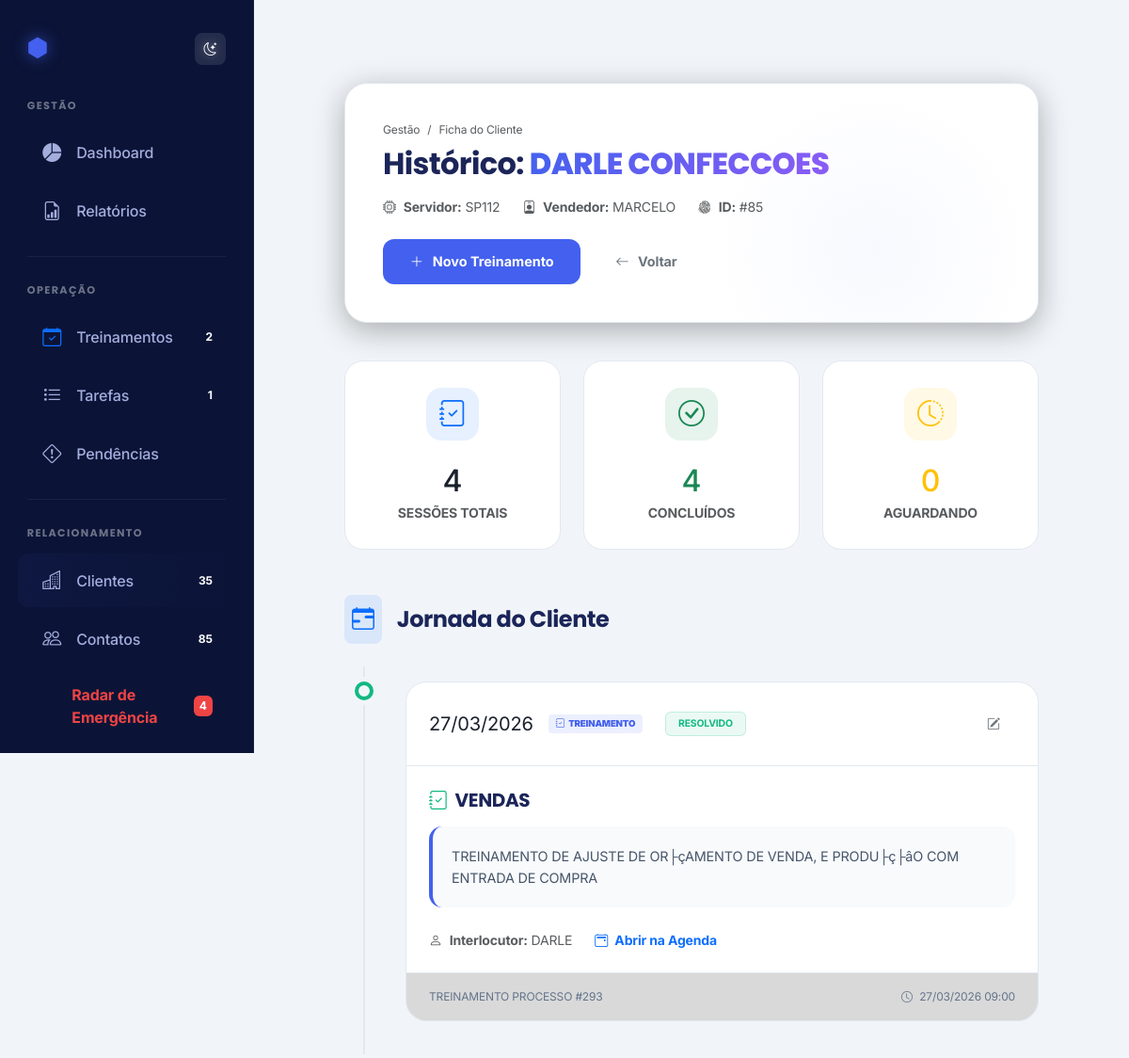
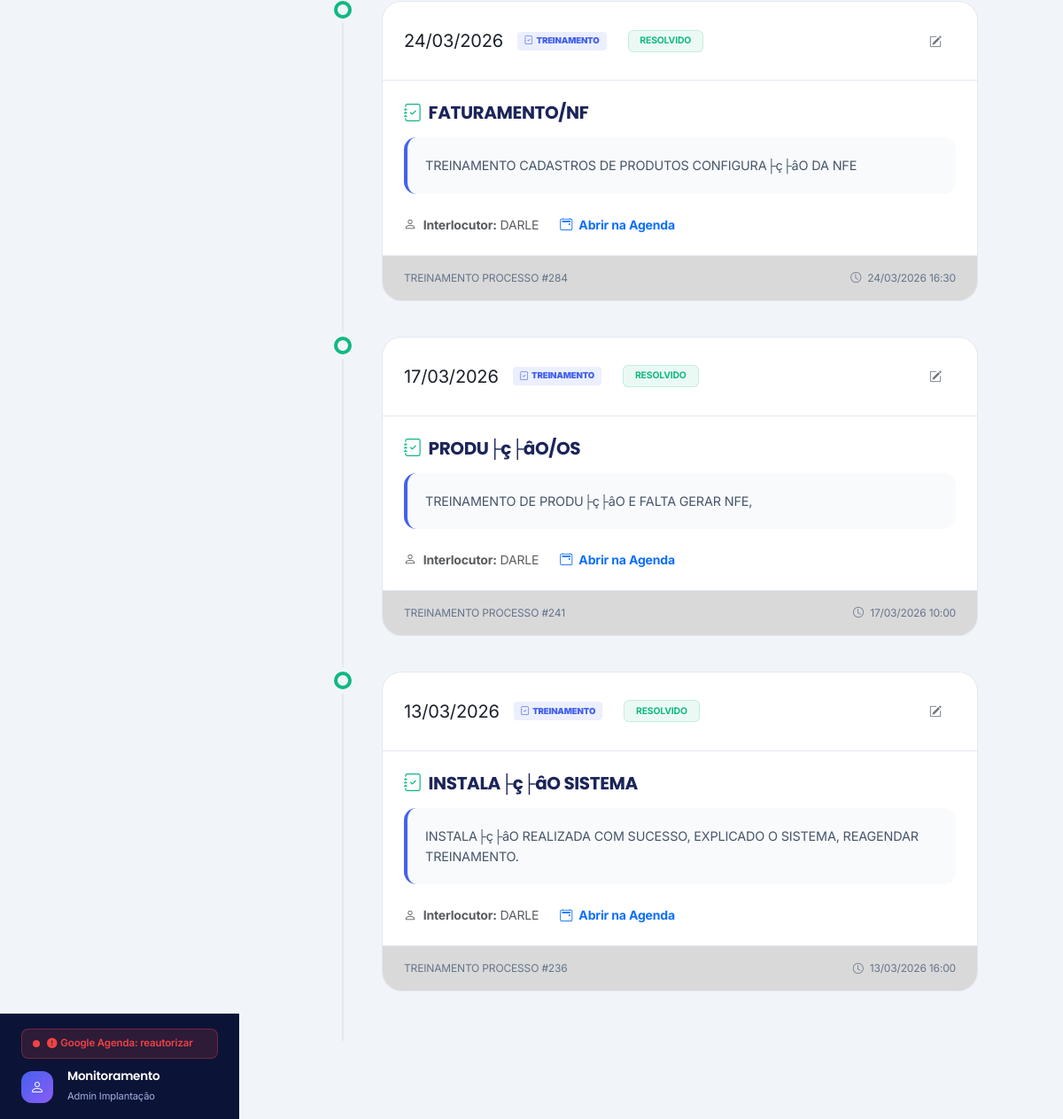
/treinamentos_cliente.php?id_cliente=85, run on the app's committed database (2 pictures, top to bottom).
### tables this page shows
CREATE TABLE `clientes` (
  `id_cliente` int NOT NULL AUTO_INCREMENT,
  `data_criacao` timestamp NULL DEFAULT CURRENT_TIMESTAMP,
  `fantasia` varchar(255) NOT NULL,
  `servidor` varchar(255) DEFAULT NULL,
  `vendedor` varchar(255) DEFAULT NULL,
  `telefone_ddd` varchar(20) DEFAULT NULL,
  `observacao` text,
  `anexo` varchar(255) DEFAULT NULL,
  `status` enum('EM ANDAMENTO','CONCLUIDA','CANCELADA') DEFAULT 'EM ANDAMENTO',
  `data_inicio` date NOT NULL,
  `data_fim` date DEFAULT NULL,
  `emitir_nf` enum('Sim','N├úo') DEFAULT 'N├úo',
  `configurado` enum('Sim','N├úo') DEFAULT 'N├úo',
  `status_tratativa` enum('pendente','em_tratativa') DEFAULT 'pendente',
  `data_inicio_tratativa` datetime DEFAULT NULL,
  `num_licencas` int DEFAULT '0',
  `serial` varchar(100) DEFAULT '',
  `recursos` varchar(255) DEFAULT NULL,
  PRIMARY KEY (`id_cliente`),
  KEY `idx_fantasia` (`fantasia`),
  KEY `idx_data_criacao` (`data_criacao`),
  KEY `idx_status_tratativa` (`status_tratativa`)
);

CREATE TABLE `treinamentos` (
  `id_treinamento` int NOT NULL AUTO_INCREMENT,
  `data_criacao` timestamp NULL DEFAULT CURRENT_TIMESTAMP,
  `id_cliente` int NOT NULL,
  `id_contato` int DEFAULT NULL,
  `fantasia` varchar(255) DEFAULT NULL,
  `nome_contato` varchar(255) DEFAULT NULL,
  `telefone_contato` varchar(20) DEFAULT NULL,
  `data_treinamento` datetime DEFAULT NULL,
  `tema` text NOT NULL,
  `anexo` varchar(255) DEFAULT NULL,
  `status` enum('PENDENTE','RESOLVIDO') DEFAULT 'PENDENTE',
  `observacoes` text,
  `tipo_pendencia_encerramento` varchar(20) DEFAULT NULL,
  `data_treinamento_encerrado` datetime DEFAULT NULL,
  `google_event_id` varchar(255) DEFAULT NULL,
  `google_event_link` varchar(500) DEFAULT NULL,
  `google_agenda_link` varchar(500) DEFAULT NULL,
  `observacao_encerramento` text,
  PRIMARY KEY (`id_treinamento`),
  KEY `idx_id_cliente` (`id_cliente`),
  KEY `idx_id_contato` (`id_contato`),
  KEY `idx_status` (`status`),
  KEY `idx_data_criacao` (`data_criacao`),
  KEY `idx_google_event_id` (`google_event_id`),
  KEY `idx_google_event_link` (`google_event_link`),
  CONSTRAINT `treinamentos_ibfk_1` FOREIGN KEY (`id_cliente`) REFERENCES `clientes` (`id_cliente`) ON DELETE CASCADE,
  CONSTRAINT `treinamentos_ibfk_2` FOREIGN KEY (`id_contato`) REFERENCES `contatos` (`id_contato`) ON DELETE SET NULL
);

CREATE TABLE `contatos` (
  `id_contato` int NOT NULL AUTO_INCREMENT,
  `data_criacao` timestamp NULL DEFAULT CURRENT_TIMESTAMP,
  `id_cliente` int NOT NULL,
  `nome` varchar(255) NOT NULL,
  `email` varchar(150) DEFAULT NULL,
  `cargo` varchar(100) DEFAULT NULL,
  `telefone_ddd` varchar(20) DEFAULT NULL,
  `observacao` text,
  `anexo` varchar(255) DEFAULT NULL,
  PRIMARY KEY (`id_contato`),
  KEY `idx_id_cliente` (`id_cliente`),
  KEY `idx_nome` (`nome`),
  KEY `idx_data_criacao` (`data_criacao`),
  KEY `idx_contatos_email` (`email`),
  CONSTRAINT `contatos_ibfk_1` FOREIGN KEY (`id_cliente`) REFERENCES `clientes` (`id_cliente`) ON DELETE CASCADE
);

### treinamentos_cliente.php (the view, shortened to what this page needs)
<?php
require_once 'config.php';
$id_cliente = isset($_GET['id_cliente']) ? $_GET['id_cliente'] : null;
$stmtCli = $pdo->prepare("SELECT fantasia, servidor, vendedor FROM clientes WHERE id_cliente = ?");
$stmtCli->execute([$id_cliente]);
$cliente = $stmtCli->fetch();
try {
    $stmtTest = $pdo->prepare("SHOW COLUMNS FROM contatos");
    $stmtTest->execute();
    $colunas = $stmtTest->fetchAll(PDO::FETCH_COLUMN);
    $colunas_disponiveis = [];
    if (in_array('nome', $colunas)) $colunas_disponiveis[] = 'nome';
    if (in_array('email', $colunas)) $colunas_disponiveis[] = 'email';
    if (in_array('telefone_ddd', $colunas)) $colunas_disponiveis[] = 'telefone_ddd';
    $query_contatos = "SELECT id_contato, " . implode(', ', $colunas_disponiveis) . " FROM contatos WHERE id_cliente = ? ORDER BY nome ASC";
    $stmtContatos = $pdo->prepare($query_contatos);
    $stmtContatos->execute([$id_cliente]);
    $contatos = $stmtContatos->fetchAll();
} catch (PDOException $e) {
    $stmtContatos = $pdo->prepare("SELECT id_contato, nome FROM contatos WHERE id_cliente = ? ORDER BY nome ASC");
    $stmtContatos->execute([$id_cliente]);
    $contatos = $stmtContatos->fetchAll();
}
$stmt = $pdo->prepare("SELECT * FROM treinamentos WHERE id_cliente = ? ORDER BY data_treinamento DESC");
$stmt->execute([$id_cliente]);
$treinamentos = $stmt->fetchAll();
$timeline = [];
foreach ($treinamentos as $t) {
    $timeline[] = [
        'data' => $t['data_treinamento'],
        'tipo' => 'treinamento',
        'titulo' => $t['tema'],
        'status' => $t['status'],
        'conteudo' => $t['observacoes'],
        'original' => $t,
        'icone' => 'bi-journal-check',
        'cor' => '#4361ee'
    ];
}
usort($timeline, function($a, $b) {
    return strtotime($b['data']) - strtotime($a['data']);
});
$total_treinamentos = count($treinamentos);
$treinamentos_realizados = 0;
$treinamentos_pendentes = 0;
if ($total_treinamentos > 0) {
    foreach ($treinamentos as $t) {
        $st = strtoupper($t['status'] ?? '');
        if ($st == 'REALIZADO' || $st == 'RESOLVIDO') {
            $treinamentos_realizados++;
        } elseif ($st == 'PENDENTE') {
            $treinamentos_pendentes++;
        }
    }
}
include 'header.php';
?>
<div class="container-fluid px-lg-5 py-5">
    <div class="modern-header gsap-reveal">
        <div class="position-relative z-1">
            <div class="d-flex justify-content-between align-items-center flex-wrap gap-4">
                <div>
                    <nav aria-label="breadcrumb">
                        <ol class="breadcrumb mb-2" style="font-size: 0.75rem;">
                            <li class="breadcrumb-item"><a href="clientes.php" class="text-decoration-none text-muted">Gestão</a></li>
                            <li class="breadcrumb-item active" aria-current="page">Ficha do Cliente</li>
                        </ol>
                    </nav>
                    <h2 class="fw-800 mb-1">Histórico: <span class="title-accent"><?= htmlspecialchars($cliente['fantasia']) ?></span></h2>
                    <div class="d-flex flex-wrap gap-4 mt-3">
                        <div class="text-muted small"><i class="bi bi-cpu me-1"></i> <span class="fw-bold">Servidor:</span> <?= htmlspecialchars($cliente['servidor'] ?: '---') ?></div>
                        <div class="text-muted small"><i class="bi bi-person-badge me-1"></i> <span class="fw-bold">Vendedor:</span> <?= htmlspecialchars($cliente['vendedor'] ?: '---') ?></div>
                        <div class="text-muted small"><i class="bi bi-fingerprint me-1"></i> <span class="fw-bold">ID:</span> #<?= $id_cliente ?></div>
                    </div>
                </div>
                <div class="d-flex gap-2 flex-wrap">
                    <button class="btn-premium btn-primary-premium" data-bs-toggle="modal" data-bs-target="#modalTreinamento">
                        <i class="bi bi-plus-lg"></i> Novo Treinamento
                    </button>
                    <a href="clientes.php" class="btn btn-outline-secondary btn-premium border-0"><i class="bi bi-arrow-left"></i> Voltar</a>
                </div>
            </div>
        </div>
    </div>
    <div class="stats-grid gsap-reveal">
        <div class="stat-card-premium">
            <div class="stat-icon-circle bg-primary bg-opacity-10 text-primary">
                <i class="bi bi-journal-check"></i>
            </div>
            <div class="h2 fw-800 mb-1"><?= $total_treinamentos ?></div>
            <div class="text-muted small fw-bold text-uppercase letter-spacing-1">Sessões Totais</div>
        </div>
        <div class="stat-card-premium">
            <div class="stat-icon-circle bg-success bg-opacity-10 text-success">
                <i class="bi bi-check-circle"></i>
            </div>
            <div class="h2 fw-800 mb-1 text-success"><?= $treinamentos_realizados ?></div>
            <div class="text-muted small fw-bold text-uppercase letter-spacing-1">Concluídos</div>
        </div>
        <div class="stat-card-premium">
            <div class="stat-icon-circle bg-warning bg-opacity-10 text-warning">
                <i class="bi bi-clock-history"></i>
            </div>
            <div class="h2 fw-800 mb-1 text-warning"><?= $treinamentos_pendentes ?></div>
            <div class="text-muted small fw-bold text-uppercase letter-spacing-1">Aguardando</div>
        </div>
    </div>
    <div class="gsap-reveal mt-5">
        <div class="d-flex align-items-center gap-3 mb-4">
            <div class="bg-primary bg-opacity-10 p-2 rounded-3">
                <i class="bi bi-calendar-range fs-4 text-primary"></i>
            </div>
            <h4 class="fw-800 mb-0">Jornada do Cliente</h4>
        </div>
        <?php if (!empty($timeline)): ?>
            <div class="timeline-container">
                <?php foreach ($timeline as $index => $item):
                    $data_t = strtotime($item['data']);
                    $data_br = date('d/m/Y', $data_t);
                    $data_full = date('d/m/Y H:i', $data_t);
                    $tipo = $item['tipo'];
                    $status = strtoupper($item['status'] ?? 'PENDENTE');
                    $cor = $item['cor'];
                    $item_cor = $cor;
                    if ($tipo == 'treinamento') {
                        $isResolved = ($status == 'REALIZADO' || $status == 'RESOLVIDO');
                        $item_cor = $isResolved ? '#10b981' : ($status == 'PENDENTE' ? '#f59e0b' : ($status == 'CANCELADO' ? '#ef4444' : '#3b82f6'));
                    } elseif ($tipo == 'tarefa') {
                        $item_cor = ($status == 'CONCLUÍDA') ? '#10b981' : '#f59e0b';
                    }
                ?>
                    <div class="timeline-item">
                        <div class="timeline-dot" style="border-color: <?= $item_cor ?>;"></div>
                        <div class="timeline-card-premium">
                            <div class="timeline-header-premium">
                                <div class="d-flex align-items-center gap-3">
                                    <div class="fw-800 text-main fs-5"><?= $data_br ?></div>
                                    <span class="badge-type badge-<?= $tipo ?>"><i class="bi <?= $item['icone'] ?> me-1"></i><?= $tipo ?></span>
                                    <span class="badge" style="background: <?= $item_cor ?>15; color: <?= $item_cor ?>; border: 1px solid <?= $item_cor ?>30; font-size: 0.65rem; padding: 0.4rem 0.8rem;">
                                        <?= strtoupper($item['status']) ?>
                                    </span>
                                </div>
                                <div class="d-flex gap-2">
                                    <?php if ($tipo == 'treinamento'): ?>
                                        <button class="btn btn-sm btn-outline-secondary border-0 edit-treinamento-btn px-3"
                                            data-id="<?= $item['original']['id_treinamento'] ?>"
                                            data-data_treinamento="<?= $item['original']['data_treinamento'] ?>"
                                            data-tema="<?= htmlspecialchars($item['original']['tema']) ?>"
                                            data-status="<?= $item['original']['status'] ?>"
                                            data-id_contato="<?= $item['original']['id_contato'] ?>"
                                            data-google_event_link="<?= htmlspecialchars($item['original']['google_event_link']) ?>"
                                            data-observacoes="<?= htmlspecialchars($item['original']['observacoes']) ?>"
                                            style="background: rgba(255,255,255,0.03);">
                                            <i class="bi bi-pencil-square"></i>
                                        </button>
                                    <?php elseif ($tipo == 'tarefa'): ?>
                                        <a href="tarefas.php?filtro_cliente=<?= urlencode($cliente['fantasia']) ?>" class="btn btn-sm btn-outline-secondary border-0 px-3" style="background: rgba(255,255,255,0.03);">
                                            <i class="bi bi-eye"></i>
                                        </a>
                                    <?php endif; ?>
                                </div>
                            </div>
                            <div class="timeline-body p-4">
                                <h5 class="fw-800 mb-3 d-flex align-items-center gap-2">
                                    <i class="bi <?= $item['icone'] ?>" style="color: <?= $item_cor ?>;"></i>
                                    <?= htmlspecialchars($item['titulo']) ?>
                                </h5>
                                <?php if (!empty($item['conteudo'])): ?>
                                    <div class="observation-box-timeline">
                                        <?= nl2br(htmlspecialchars($item['conteudo'])) ?>
                                    </div>
                                <?php endif; ?>
                                <div class="d-flex flex-wrap gap-4 mt-3">
                                    <?php if ($tipo == 'treinamento'): ?>
                                        <?php
                                            $nome_contato = '';
                                            if(!empty($item['original']['id_contato'])) {
                                                foreach($contatos as $cx) {
                                                    if($cx['id_contato'] == $item['original']['id_contato']) {
                                                        $nome_contato = $cx['nome'];
                                                    }
                                                }
                                            }
                                            if($nome_contato):
                                        ?>
                                            <div class="small text-muted"><i class="bi bi-person me-1"></i> <span class="fw-bold">Interlocutor:</span> <?= htmlspecialchars($nome_contato) ?></div>
                                        <?php endif; ?>
                                        <?php if (!empty($item['original']['google_event_link'])): ?>
                                            <a href="<?= htmlspecialchars($item['original']['google_event_link']) ?>" target="_blank" class="small text-decoration-none text-primary fw-bold">
                                                <i class="bi bi-calendar2-event me-1"></i> Abrir na Agenda
                                            </a>
                                        <?php endif; ?>
                                    <?php endif; ?>
                                </div>
                            </div>
                            <div class="timeline-footer-premium d-flex justify-content-between">
                                <span><?= strtoupper($tipo) ?> PROCESSO #<?= $item['original']['id_treinamento'] ?? $item['original']['id_tarefa'] ?? $item['original']['id_observacao'] ?></span>
                                <span><i class="bi bi-clock me-1"></i> <?= $data_full ?></span>
                            </div>
                        </div>
                    </div>
                <?php endforeach; ?>
            </div>
        <?php endif; ?>
    </div>
</div>
<?php include 'footer.php'; ?>

### data on the page
clientes: fantasia "DARLE CONFECCOES", servidor "SP112", vendedor "MARCELO"
treinamentos: data_treinamento "27/03/2026", tipo "TREINAMENTO", status "RESOLVIDO", tema "VENDAS", observacoes "TREINAMENTO DE AJUSTE DE OR├çAMENTO DE VENDA, E PRODU├ç├âO COM ENTRADA DE COMPRA", id_contato.nome "DARLE", id_treinamento "293", data_treinamento "27/03/2026 09:00"
treinamentos: data_treinamento "24/03/2026", tipo "TREINAMENTO", status "RESOLVIDO", tema "FATURAMENTO/NF", observacoes "TREINAMENTO CADASTROS DE PRODUTOS CONFIGURA├ç├âO DA NFE", id_contato.nome "DARLE", id_treinamento "284", data_treinamento "24/03/2026 16:30"
treinamentos: data_treinamento "17/03/2026", tipo "TREINAMENTO", status "RESOLVIDO", tema "PRODU├ç├âO/OS", observacoes "TREINAMENTO DE PRODU├ç├âO E FALTA GERAR NFE,", id_contato.nome "DARLE", id_treinamento "241", data_treinamento "17/03/2026 10:00"
treinamentos: data_treinamento "13/03/2026", tipo "TREINAMENTO", status "RESOLVIDO", tema "INSTALA├ç├âO SISTEMA", observacoes "INSTALA├ç├âO REALIZADA COM SUCESSO, EXPLICADO O SISTEMA, REAGENDAR TREINAMENTO.", id_contato.nome "DARLE", id_treinamento "236", data_treinamento "13/03/2026 16:00"

### other printed values
$total_treinamentos_pendentes "2"
$total_tarefas "1"
$total_clientes "35"
$total_contatos "85"
$total_radar "4"
$gt_label "Google Agenda: reautorizar"
$id_cliente "85"
$total_treinamentos "4"
$treinamentos_realizados "4"
$treinamentos_pendentes "0"
